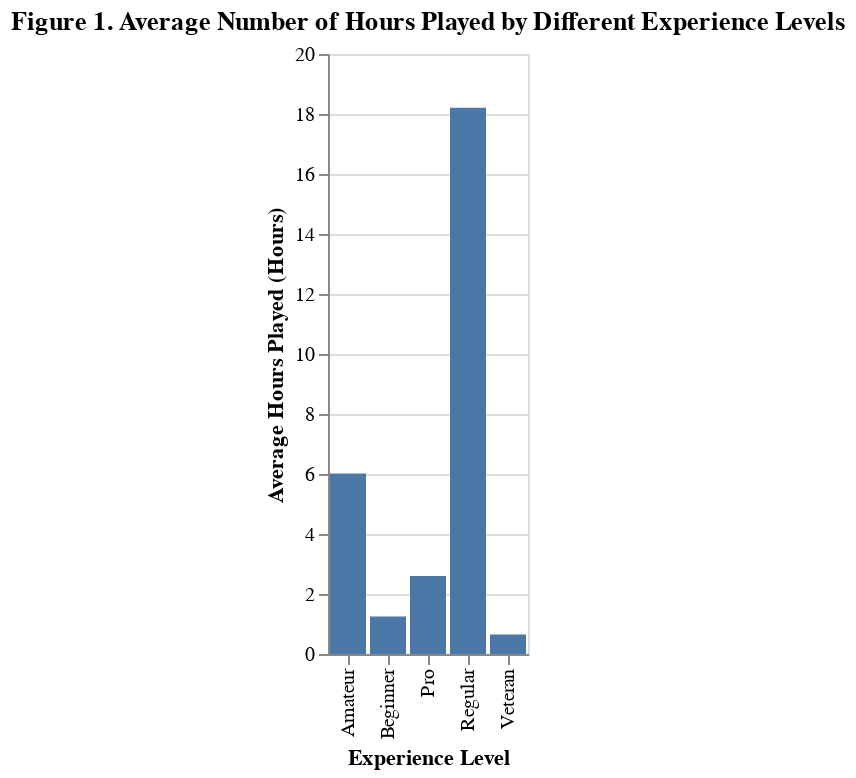

Notebook code cell kept with this figure:
### Markdown cell above
The first plot we examined plotted experience against average hours played. Using the alt.Chart function we encoded experience onto the X-axis and average hours played on the Y-axis and used mark_bar to produce a bar graph.

### Code cell
#Plot Based on Experience
player_data_experience_mean = (players_clean.groupby('experience')
                        .mean(numeric_only = True) #Taking the mean playtime for individuals of different experience levels.
                        .reset_index()
                              )

player_data_experience_bar = alt.Chart(player_data_experience_mean).mark_bar().encode(
    x=alt.X('experience', title = 'Experience Level'),
    y=alt.Y('played_hours', title = "Average Hours Played (Hours)")
).properties(
    title= 'Figure 1. Average Number of Hours Played by Different Experience Levels'
)
player_data_experience_bar

### Figure 1 — Vega-Lite specification as saved in the notebook (floating-point values rounded to 4 significant figures)
{"config": {"view": {"continuousWidth": 300, "continuousHeight": 300}}, "data": {"name": "data-d0bc073bc8eb8553001673785276d60b"}, "mark": {"type": "bar"}, "encoding": {"x": {"field": "experience", "title": "Experience Level", "type": "nominal"}, "y": {"field": "played_hours", "title": "Average Hours Played (Hours)", "type": "quantitative"}}, "title": "Figure 1. Average Number of Hours Played by Different Experience Levels", "$schema": "https://vega.github.io/schema/vega-lite/v5.20.1.json", "datasets": {"data-d0bc073bc8eb8553001673785276d60b": [{"experience": "Amateur", "subscribe": 0.7143, "played_hours": 6.017, "age": 20.25}, {"experience": "Beginner", "subscribe": 0.7714, "played_hours": 1.249, "age": 21.66}, {"experience": "Pro", "subscribe": 0.7143, "played_hours": 2.6, "age": 22.21}, {"experience": "Regular", "subscribe": 0.8056, "played_hours": 18.21, "age": 22.78}, {"experience": "Veteran", "subscribe": 0.6875, "played_hours": 0.6479, "age": 20.96}]}}
